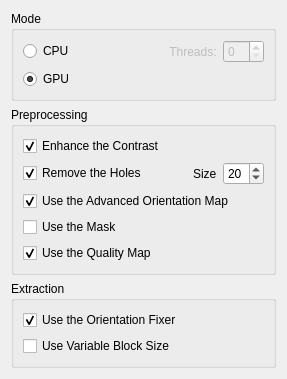
            <widget class="QWidget" name="tab_features">
             <attribute name="title">
              <string>Features</string>
             </attribute>
             <layout class="QVBoxLayout" name="verticalLayout_57">
              <item>
               <widget class="QGroupBox" name="groupBox_exTester_mode">
                <property name="title">
                 <string>Mode</string>
                </property>
                <layout class="QVBoxLayout" name="verticalLayout_40">
                 <item>
                  <layout class="QHBoxLayout" name="horizontalLayout_44">
                   <item>
                    <widget class="QRadioButton" name="radioButton_exTester_cpuMode">
                     <property name="text">
                      <string>CPU</string>
                     </property>
                    </widget>
                   </item>
                   <item>
                    <spacer name="horizontalSpacer_38">
                     <property name="orientation">
                      <enum>Qt::Horizontal</enum>
                     </property>
                     <property name="sizeHint" stdset="0">
                      <size>
                       <width>40</width>
                       <height>20</height>
                      </size>
                     </property>
                    </spacer>
                   </item>
                   <item>
                    <widget class="QLabel" name="label_exTester_threadNum">
                     <property name="enabled">
                      <bool>false</bool>
                     </property>
                     <property name="text">
                      <string>Threads:</string>
                     </property>
                     <property name="alignment">
                      <set>Qt::AlignCenter</set>
                     </property>
                     <property name="wordWrap">
                      <bool>true</bool>
                     </property>
                    </widget>
                   </item>
                   <item>
                    <widget class="QSpinBox" name="spinBox_exTester_threadNum">
                     <property name="enabled">
                      <bool>false</bool>
                     </property>
                    </widget>
                   </item>
                  </layout>
                 </item>
                 <item>
                  <widget class="QRadioButton" name="radioButton_exTester_gpuMode">
                   <property name="text">
                    <string>GPU</string>
                   </property>
                   <property name="checked">
                    <bool>true</bool>
                   </property>
                  </widget>
                 </item>
                </layout>
               </widget>
              </item>
              <item>
               <widget class="QGroupBox" name="groupBox_exTester_preprocessing">
                <property name="title">
                 <string>Preprocessing</string>
                </property>
                <layout class="QVBoxLayout" name="verticalLayout_56">
                 <item>
                  <widget class="QCheckBox" name="checkBox_exTester_contrast">
                   <property name="text">
                    <string>Enhance the Contrast</string>
                   </property>
                   <property name="checked">
                    <bool>true</bool>
                   </property>
                  </widget>
                 </item>
                 <item>
                  <layout class="QHBoxLayout" name="horizontalLayout_43">
                   <item>
                    <widget class="QCheckBox" name="checkBox_exTester_holeRemover">
                     <property name="text">
                      <string>Remove the Holes</string>
                     </property>
                     <property name="checked">
                      <bool>true</bool>
                     </property>
                    </widget>
                   </item>
                   <item>
                    <spacer name="horizontalSpacer_37">
                     <property name="orientation">
                      <enum>Qt::Horizontal</enum>
                     </property>
                     <property name="sizeHint" stdset="0">
                      <size>
                       <width>40</width>
                       <height>20</height>
                      </size>
                     </property>
                    </spacer>
                   </item>
                   <item>
                    <widget class="QLabel" name="label_exTester_removeHoles">
                     <property name="text">
                      <string>Size</string>
                     </property>
                    </widget>
                   </item>
                   <item>
                    <widget class="QSpinBox" name="spinBox_exTester_holeSize">
                     <property name="maximumSize">
                      <size>
                       <width>45</width>
                       <height>16777215</height>
                      </size>
                     </property>
                     <property name="minimum">
                      <number>1</number>
                     </property>
                     <property name="maximum">
                      <number>99</number>
                     </property>
                     <property name="value">
                      <number>20</number>
                     </property>
                    </widget>
                   </item>
                  </layout>
                 </item>
                 <item>
                  <widget class="QCheckBox" name="checkBox_exTester_advancedOMap">
                   <property name="text">
                    <string>Use the Advanced Orientation Map</string>
                   </property>
                   <property name="checked">
                    <bool>true</bool>
                   </property>
                  </widget>
                 </item>
                 <item>
                  <widget class="QCheckBox" name="checkBox_exTester_mask">
                   <property name="text">
                    <string>Use the Mask</string>
                   </property>
                   <property name="checked">
                    <bool>false</bool>
                   </property>
                  </widget>
                 </item>
                 <item>
                  <widget class="QCheckBox" name="checkBox_exTester_qualityMap">
                   <property name="text">
                    <string>Use the Quality Map</string>
                   </property>
                   <property name="checked">
                    <bool>true</bool>
                   </property>
                  </widget>
                 </item>
                </layout>
               </widget>
              </item>
              <item>
               <widget class="QGroupBox" name="groupBox_exTester_exFeatures_2">
                <property name="title">
                 <string>Extraction</string>
                </property>
                <layout class="QVBoxLayout" name="verticalLayout_61">
                 <item>
                  <widget class="QCheckBox" name="checkBox_exTester_orientationFixer">
                   <property name="text">
                    <string>Use the Orientation Fixer</string>
                   </property>
                   <property name="checked">
                    <bool>true</bool>
                   </property>
                  </widget>
                 </item>
                 <item>
                  <widget class="QCheckBox" name="checkBox_exTester_varBlockSize">
                   <property name="text">
                    <string>Use Variable Block Size</string>
                   </property>
                  </widget>
                 </item>
                </layout>
               </widget>
              </item>
             </layout>
            </widget>
